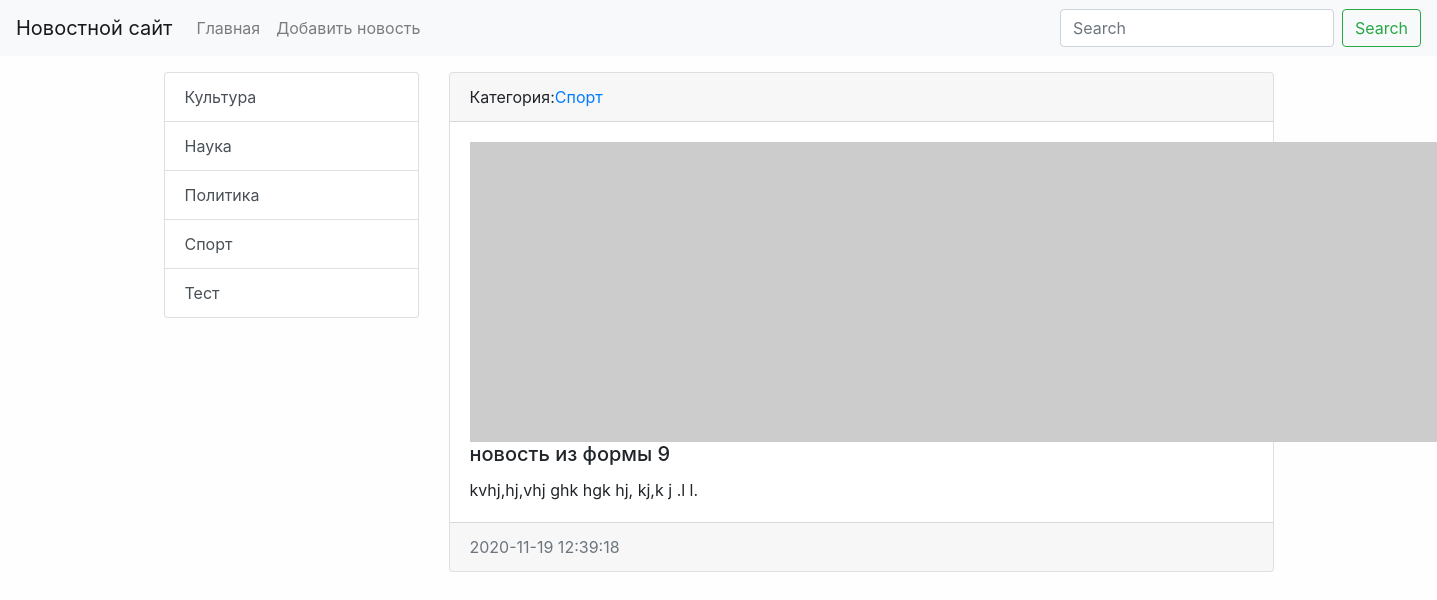
Page /news/14/ on the committed database.
### news/models.py (models this page shows, shortened)
class Category(models.Model):
    title = models.CharField(max_length=150, db_index=True)
    def get_absolute_url(self):
        return reverse('category', kwargs={'category_id': self.pk})
    def __str__(self):
        return self.title
    class Meta:
        verbose_name = 'Категория'
        verbose_name_plural = 'Категории'
        ordering = ['title']

class News(models.Model):
    title = models.CharField(max_length=150, verbose_name='Наименование')
    content = models.TextField(blank=True, verbose_name='Контент')
    created_at = models.DateTimeField(auto_now_add=True, verbose_name='Создано')
    updated_at = models.DateTimeField(auto_now=True, verbose_name='Обновлено')
    photo = models.ImageField(upload_to='photo/%Y/%m/%d/', verbose_name='Фото', blank=True)
    is_published = models.BooleanField(default=True, verbose_name='Опубликовано')
    category = models.ForeignKey('Category', on_delete=models.PROTECT,  verbose_name='Категория')
    view = models.IntegerField(default=0)
    class Meta:
        verbose_name = 'Новость'
        verbose_name_plural = 'Новости'
        ordering = ['-created_at']

### news/views.py (the view)
# urls.py: path('news/<int:pk>/', ViewNews.as_view(), name='view_news'),
class ViewNews(DetailView):
    model = News
    template_name = 'news/news_detail.html'
    context_object_name = 'news_item'

### news/templatetags/news_tags.py (called while the page is built)
@register.simple_tag(name='get_list_categories')
def get_categories():
    return Category.objects.all()

@register.inclusion_tag('news/list_categories.html')
def show_categories():
    categories = Category.objects.all()
    return {'categories': categories}

### news/templates/news/news_detail.html (shortened to what this page needs)
{% extends 'base.html' %}
{% block sitebar %}
{% include 'inc/_sidebar.html' %}
{% endblock %}
{% block content %}
<div class="card bm-3">
  <div class="card-header">
    Категория:<a href="{{ news_item.category.get_absolute_url }}">{{ news_item.category }}</a>
  </div>
  <div class="card-body">
    {% if item.photo %}
    <img src="{{ news_item.photo.url }}" alt="" width="300" class="float-left mr-3">
    {% else %}
    <img src="https://picsum.photos/id/1060/300/235/?blur=2" alt="" class="mr-3">
    {% endif %}
    <h5 class="card-title \">{{ news_item.title }}</h5>
    <p class="card-text">{{ news_item.content }}</p>
  </div>
  <div class="card-footer text-muted">
    {{ news_item.created_at|date:"Y-m-d H:i:s" }}
  </div>
</div>
{% endblock %}

### news/templates/news/list_categories.html
<div class="list-group">
  {% for item in categories %}
  <a href=" {{ item.get_absolute_url }}" class="list-group-item list-group-item-action">{{ item.title }}</a>
  {% endfor %}
</div>

### mysite/static/css/style.css (style rules this page uses)
body { background-color: #fefefe; }

### rows in the picture
Category: title "Культура"
Category: title "Наука"
Category: title "Политика"
Category: title "Спорт"
Category: title "Тест"
News: category "Спорт", title "новость из формы 9", content "kvhj,hj,vhj ghk hgk hj, kj,k j .l l.", created_at "2020-11-19 12:39:18"
